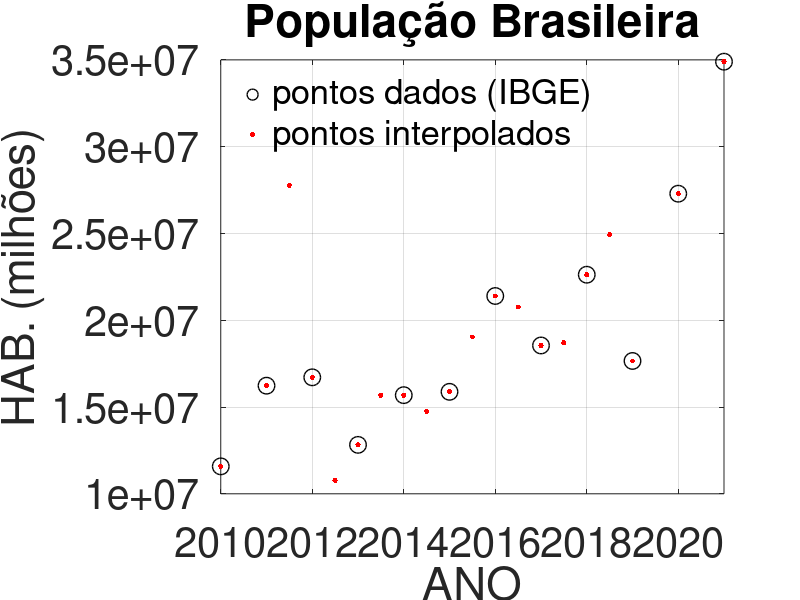

Source code (MATLAB):
% ---------------------------------------------
% INSTITUTO FEDERAL DA PARAÍBA
% CURSO SUPERIOR DE BACHARELADO EM ENGENHARIA ELÉTRICA
% DISCIPLINA: CÁLCULO NUMÉRICO 2020
% INTERPOLACAO: MÉTODO DE LAGRANGE
% JOÃO PESSOA, 26/09/2020.
% AUTOR: PROF. PAULO HENRIQUE DA FONSECA SILVA
% ---------------------------------------------

% VARIAVEIS PRINCIPAIS
% N - numero de pontos dados
% X - vetor que contem as abscissas dos pontos dados
% Y - vetor que contem as ordenadas dos pontos dados
% T - matriz tabela de dados definida por: T=[X' Y']
% x - vetor que contem as abscissas dos pontos interpolados
% y - vetor que contem as ordenadas dos pontos interpolados

clear all, close all, clc

Xd= 2010:2021;
Yd=[11580975 16228961 16711208 12820331 15683860 15875703 21397286 18546377 22622890 17653770 27290800 34896546];
T=[Xd' Yd'];
x = 2010:0.5:2021;
N=length(Xd);
NPi=length(x);

disp('INTERPOLACAO DE LAGRANGE');
disp(' '); disp('TABELA DE PONTOS')
for f=1:N, disp([f Xd(f) Yd(f)]); end
disp(' '); disp('TABELA DE RESULTADOS');

for k=1:NPi
    y(k)=0;
    for i=1:N
        parc=1;
        for j=1:N
            if(i~=j)
                parc=parc*((x(k)-T(j,1))/(T(i,1)-T(j,1)));
            end
        end
        y(k)=y(k)+parc*T(i,2);
    end
    disp([k x(k) y(k)]);
end

% SAÍDA GRÁFICA
Fig=figure(1);
ax=axes;
a=plot(Xd,Yd,'ko',x,y,'r.');
set(a,'MarkerSize',12,'Linewidth',1);
L(1)=legend('pontos dados (IBGE)','pontos interpolados');
title('População Brasileira')
L(2)=xlabel('ANO'); L(3)=ylabel('HAB. (milhões)');
set(L,'fontsize',35);set(ax,'fontsize',30);
set(L(1),'Box','Off','Location','NorthWest','fontsize',25);

axis([2010 2021 10000000 35000000])
grid on

